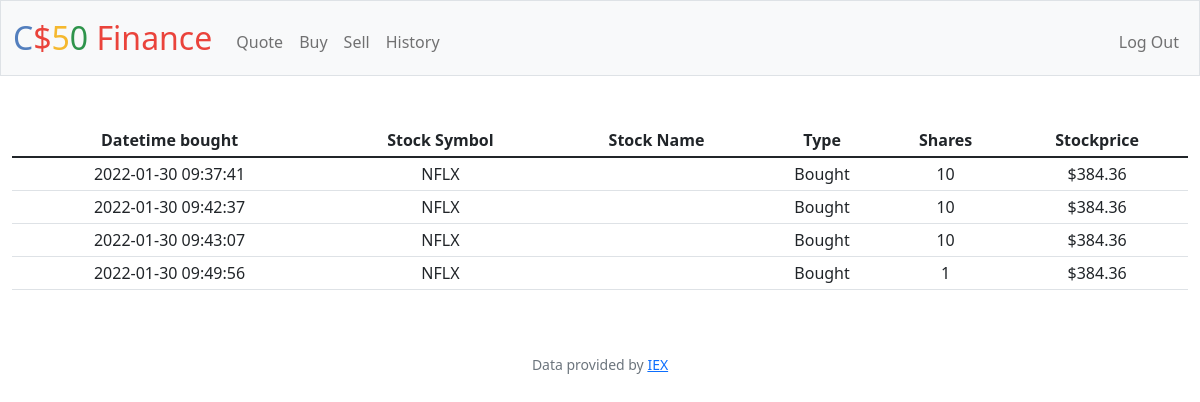
The app's page /history (signed in), older data.
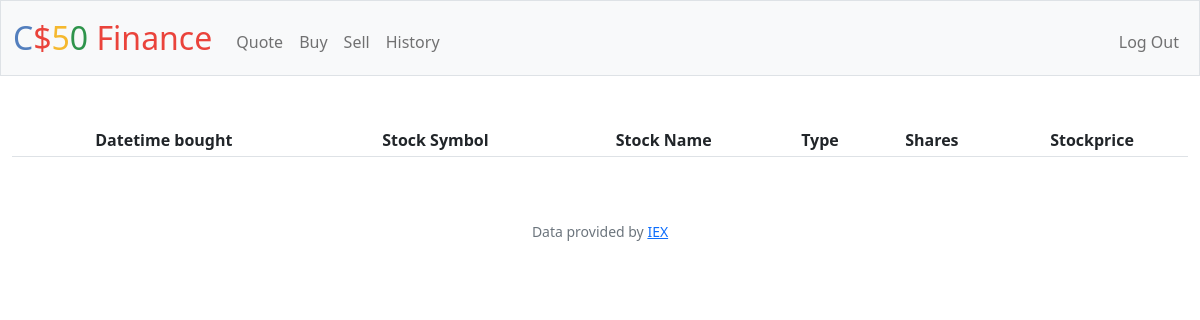
The same page, newer data.
### tables this page shows
CREATE TABLE 'transactions' ('transaction_id' INTEGER PRIMARY KEY AUTOINCREMENT NOT NULL, 'user_id' INTEGER NOT NULL, 'symbol' TEXT NOT NULL, 'name' TEXT NOT NULL, 'shares' INTEGER NOT NULL, 'price' REAL NOT NULL, 'date_time' DATETIME NOT NULL DEFAULT CURRENT_TIMESTAMP);

### app.py (the view)
@ app.route("/history")
@ login_required
def history():
    transactions = db.execute(
        "SELECT * FROM transactions WHERE user_id = ? ORDER BY date_time", session["user_id"])
    return render_template("history.html", transactions=transactions)

### app.py (called while the page is built)
@app.after_request
def after_request(response):
    response.headers["Cache-Control"] = "no-cache, no-store, must-revalidate"
    response.headers["Expires"] = 0
    response.headers["Pragma"] = "no-cache"
    return response

### helpers.py (called while the page is built)
def login_required(f):
    @wraps(f)
    def decorated_function(*args, **kwargs):
        if session.get("user_id") is None:
            return redirect("/login")
        return f(*args, **kwargs)
    return decorated_function

def usd(value):
    return f"${value:,.2f}"

### templates/history.html (shortened to what this page needs)
{% extends "layout.html" %}
{% block main %}
	<table class="table table-sm">
		<thead>
			<tr>
				<th scope="col">Datetime bought</th>
				<th scope="col">Stock Symbol</th>
				<th scope="col">Stock Name</th>
				<th scope="col">Type</th>
				<th scope="col">Shares</th>
				<th scope="col">Stockprice</th>
			</tr>
		</thead>
		<tbody>
		{% for transaction in transactions %}
			<tr scope="row">
				<td>{{ transaction.date_time }}</td>
				<td>{{ transaction.symbol }}</td>
				<td>{{ transaction.name }}</td>
				<td>{% if transaction.shares >= 0 %}Bought{% else %}Sold{% endif %}</td>
				<td>{{ transaction.shares }}</td>
				<td>{{ transaction.price | usd }}</td>
			</tr>
		{% endfor %}
		</tbody>
	</table>
{% endblock %}

Row changes from the older to the newer data that the page shows:
no longer on this page (row edited): transactions: shows "Bought"
no longer on this page (row edited): transactions: shows "Bought"
no longer on this page (row edited): transactions: shows "Bought"
no longer on this page (row edited): transactions: shows "Bought"
